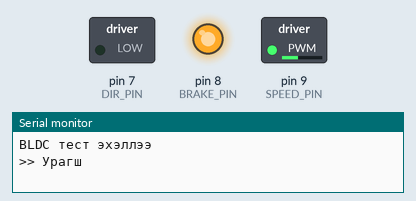
This sketch was run on a simulated Arduino Uno, built with avr-gcc and run on an emulated ATmega328P. Parts: switched loads named in the sketch (green lamp = pin HIGH), output pins drawn as LEDs (lit = HIGH), the last lines printed to the serial monitor.

Above: at 1.55 s.
At 4.55 s:
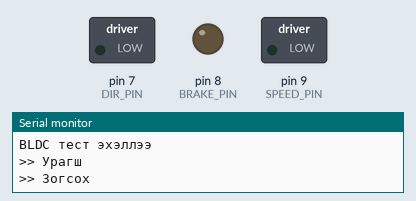
At 6.05 s:
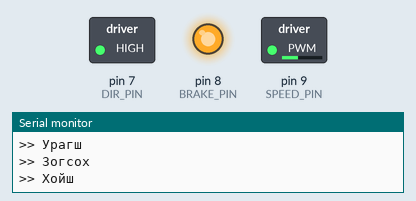
At 10.45 s:
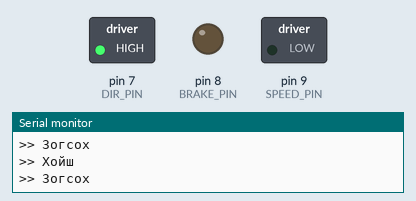
Timing chart, 0 to 13.2 s (numbered marks = the images above):
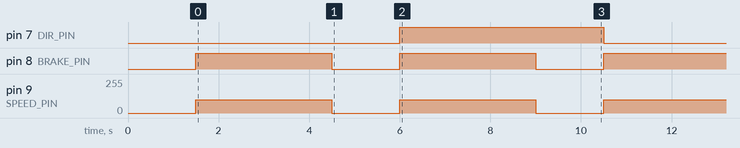

The sketch:

bldc_motor.ino
```cpp
/*
 * 1 ширхэг 24V BLDC мотор (42GM-4260) — Arduino UNO
 *
 * Утас:
 *   🔴 Улаан  → 24V тэжээлийн +
 *   ⚫ Хар    → 24V тэжээлийн − (UNO GND-той нийтлэг!)
 *   🔵 Хөх    → Pin 9  (SPEED, PWM)
 *   ⚪ Цагаан → Pin 7  (DIR)
 *   🟢 Ногоон → Pin 8  (BRAKE)
 *   🟡 Шар    → холбохгүй
 *
 * Цикл: 3 сек урагш → 1.5 сек зогсох → 3 сек хойш → 1.5 сек зогсох ...
 */

const int SPEED_PIN = 9;     // Хөх — PWM
const int DIR_PIN   = 7;     // Цагаан
const int BRAKE_PIN = 8;     // Ногоон

const int SPEED   = 100;     // 0-255 хооронд
const int RUN_MS  = 3000;
const int STOP_MS = 1500;

const bool INVERT = false;   // Чиглэл эсрэг бол true болго

// ═══════════════════════════════════════════
// BLDC мотор удирдах
// speed: -255..+255  (тэмдэг = чиглэл, хэмжээ = хурд)
// ═══════════════════════════════════════════
void driveBLDC(int speed) {
  if (INVERT) speed = -speed;
  speed = constrain(speed, -150, 150);

  if (speed == 0) {
    analogWrite(SPEED_PIN, 0);
    digitalWrite(BRAKE_PIN, LOW);     // тормоз тавив
    return;
  }

  digitalWrite(BRAKE_PIN, HIGH);      // тормоз салгав
  digitalWrite(DIR_PIN, (speed > 0) ? LOW : HIGH);
  analogWrite(SPEED_PIN, abs(speed));
}

void setup() {
  pinMode(SPEED_PIN, OUTPUT);
  pinMode(DIR_PIN,   OUTPUT);
  pinMode(BRAKE_PIN, OUTPUT);

  driveBLDC(0);   // Эхэндээ зогссон

  Serial.begin(9600);
  Serial.println("BLDC тест эхэллээ");
  delay(1500);
}

void loop() {
  // ▶ Урагш
  Serial.println(">> Урагш");
  driveBLDC(+SPEED);
  delay(RUN_MS);

  // ⏸ Зогсох
  Serial.println(">> Зогсох");
  driveBLDC(0);
  delay(STOP_MS);

  // ◀ Хойш
  Serial.println(">> Хойш");
  driveBLDC(-SPEED);
  delay(RUN_MS);

  // ⏸ Зогсох
  Serial.println(">> Зогсох");
  driveBLDC(0);
  delay(STOP_MS);
}
```

Measured:
- by itself, pin 7 (DIR_PIN): alternates HIGH for 4.5 s and LOW for 4.5 s
- by itself, pin 8 (BRAKE_PIN): alternates HIGH for 3.0 s and LOW for 1.5 s
- by itself, pin 9 (SPEED_PIN): alternates 100/255 for 3.0 s and 0/255 for 1.5 s
